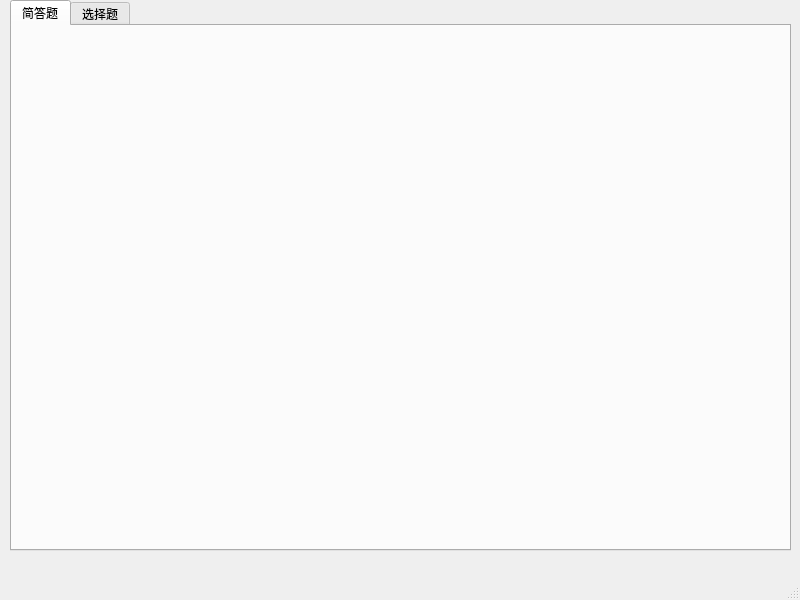
<?xml version="1.0" encoding="UTF-8"?>
<ui version="4.0">
 <class>MainWindow</class>
 <widget class="QMainWindow" name="MainWindow">
  <property name="geometry">
   <rect>
    <x>0</x>
    <y>0</y>
    <width>800</width>
    <height>600</height>
   </rect>
  </property>
  <property name="windowTitle">
   <string>MainWindow</string>
  </property>
  <widget class="QWidget" name="centralwidget">
   <widget class="QWidget" name="verticalLayoutWidget">
    <property name="geometry">
     <rect>
      <x>10</x>
      <y>0</y>
      <width>781</width>
      <height>551</height>
     </rect>
    </property>
    <layout class="QVBoxLayout" name="verticalLayout">
     <item>
      <widget class="QTabWidget" name="tabWidget">
       <property name="currentIndex">
        <number>0</number>
       </property>
       <widget class="QWidget" name="tab">
        <attribute name="title">
         <string>简答题</string>
        </attribute>
       </widget>
       <widget class="QWidget" name="tab_2">
        <attribute name="title">
         <string>选择题</string>
        </attribute>
       </widget>
      </widget>
     </item>
    </layout>
   </widget>
  </widget>
  <widget class="QMenuBar" name="menubar">
   <property name="geometry">
    <rect>
     <x>0</x>
     <y>0</y>
     <width>800</width>
     <height>22</height>
    </rect>
   </property>
  </widget>
  <widget class="QStatusBar" name="statusbar"/>
 </widget>
 <resources/>
 <connections>
  <connection>
   <sender>tabWidget</sender>
   <signal>currentChanged(int)</signal>
   <receiver>tabWidget</receiver>
   <slot>setCurrentIndex(int)</slot>
   <hints>
    <hint type="sourcelabel">
     <x>372</x>
     <y>35</y>
    </hint>
    <hint type="destinationlabel">
     <x>377</x>
     <y>23</y>
    </hint>
   </hints>
  </connection>
 </connections>
</ui>
